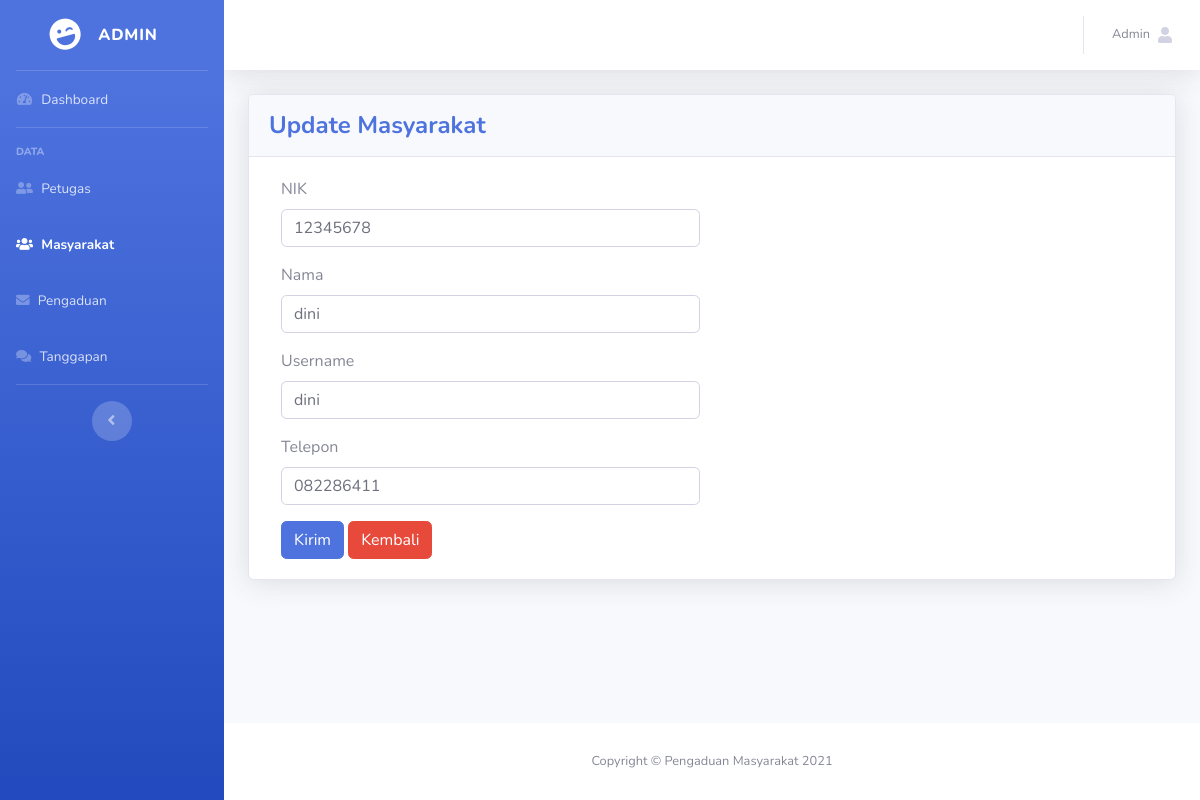
Screenshot of /admin/index.php?f=masyarakat&p=ubah&nik=12345678 (signed in) with the database file from the repository.
### tables this page shows
CREATE TABLE `masyarakat` (
  `nik` char(16) NOT NULL,
  `nama` varchar(35) NOT NULL,
  `username` varchar(25) NOT NULL,
  `password` varchar(255) NOT NULL,
  `telp` varchar(13) NOT NULL
);

### db_controller.php (called while the page is built, shortened)
<?php
class DB
{
    private $host = "localhost";
    private $user = "root";
    private $password = "";
    private $db_name = "ukk_rpl_2021";
    private $koneksi;
    public function __construct()
    {
        $this->koneksi = $this->koneksiDatabase();
    }
    public function koneksiDatabase()
    {
        $koneksi = mysqli_connect($this->host, $this->user, $this->password, $this->db_name);
        return $koneksi;
    }
    public function getItem($sql)
    {
        $result = mysqli_query($this->koneksi, $sql);
        $row = mysqli_fetch_assoc($result);
        return $row;
    }
}

### masyarakat/ubah.php (the view, shortened to what this page needs)
<?php
    require_once "../db_controller.php";
    $db = new DB;
    if(isset($_GET['nik']))
    {
        $nik = $_GET["nik"];
        $sql = "SELECT * FROM masyarakat WHERE nik = $nik";
        $row = $db->getItem($sql);
    }
?>
<div class="card shadow">
    <div class="card-header py-3">
        <h4 class="m-0 font-weight-bold text-primary">Update Masyarakat</h4>
    </div>
    <div class="card-body">
    <form method="POST" >
        <div class="col-md-6">
            <div class="form-group">
                <label for="nik">NIK</label>
                <input type="text" class="form-control" value="<?= $row['nik']?>" name="nik" autofocus id="nik" required>
            </div>
        </div>
        <div class="col-md-6">
            <div class="form-group">
                <label for="nama">Nama</label>
                <input type="text" class="form-control" name="nama" value="<?= $row['nama']?>" id="nama" required>
            </div>
        </div>
        <div class="col-md-6">
            <div class="form-group">
                <label for="username">Username</label>
                <input type="text" class="form-control" name="username" value="<?= $row['username']?>" id="username" required>
            </div>
        </div>
        <div class="col-md-6">
            <div class="form-group">
                <label for="telp">Telepon</label>
                <input type="text" class="form-control" name="telp" value="<?= $row['telp']?>"  id="telp" required>
            </div>
        </div>
        <div class="col-md-6">
            <button type="submit" class="btn btn-primary" name="submit">Kirim</button>
            <a role="button" href="?f=masyarakat&p=index" class="btn btn-danger">Kembali</a>
        </div>
    </form>
    </div>
</div>

### rows the page displays
masyarakat: nik "12345678", nama "dini", username "dini", telp "082286411"

### other values shown
$_SESSION["level"] "ADMIN"
$_SESSION["username"] "Admin"
